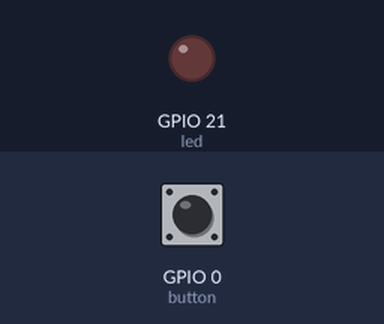
Bench run of a sketch on a simulated ESP32. Shown: output pins drawn as LEDs (lit = HIGH). The inputs (shaded band) are chosen by the test bench; at power-on: GPIO 0 (button) HIGH.

Above: at 1.2 s.
1.3 s: GPIO 0 (button) pulled LOW for 0.15 s
At 1.37 s:
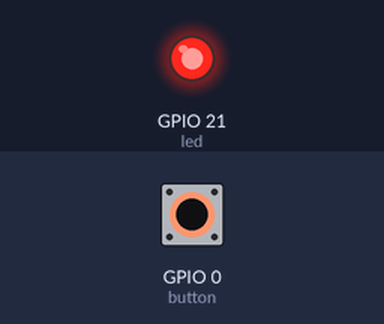
2.9 s: GPIO 0 (button) pulled LOW for 3.2 s
At 7.0 s:
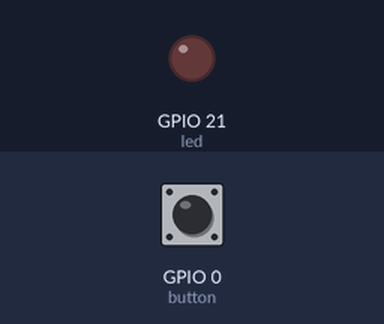
Timing chart, 0 to 8.5 s (numbered marks = the images above; inputs shaded):
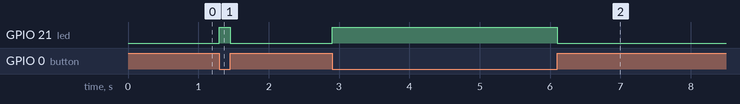

Measured:
- after the input at 1.3 s, GPIO 21 (led): LOW → HIGH at once, → LOW 0.15 s later
- after the input at 2.9 s, GPIO 21 (led): LOW → HIGH at once, → LOW 3.2 s later

The sketch:

sketch.ino
```cpp
#define led 21
#define button 0

void setup() {
  pinMode(led, OUTPUT);
  pinMode(button, INPUT_PULLUP);
}

void loop() {
  if (digitalRead(button) == LOW) {
    int var1 = 1;

    while (var1 > 0) {
      digitalWrite(led, HIGH);

      if (digitalRead(button) == HIGH) {
        digitalWrite(led , LOW);
        var1 = 0 ;
      }
    }
  }

}
```
